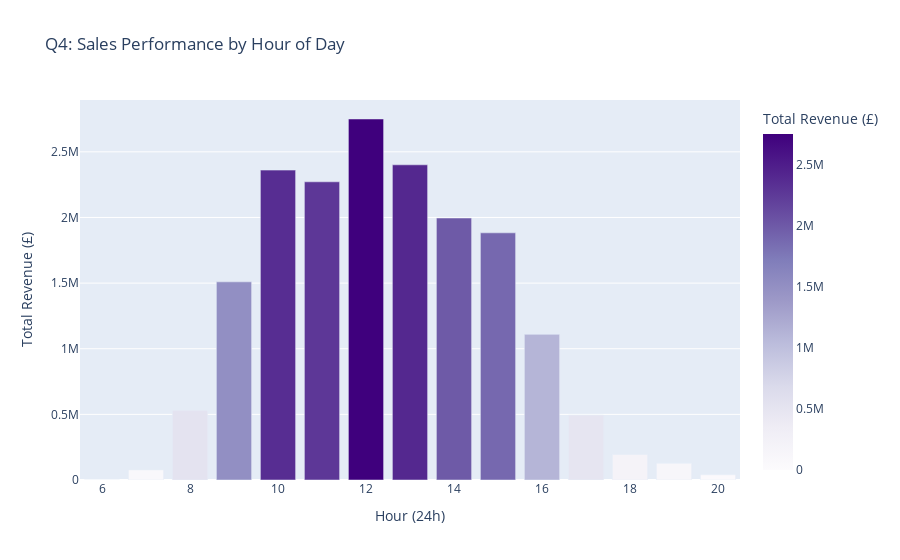

The cell this chart's notebook holds for it:
### Code cell
# Q4: Hourly Sales Pattern : Extract the 'Hour' from InvoiceDate and analyze peak trading times.

# 1. Extract Hour
df_sales['Hour'] = df_sales['InvoiceDate'].dt.hour

# 2. Aggregation: Group by Hour and sum TotalAmount
hourly_sales = df_sales.groupby('Hour')['TotalAmount'].sum().reset_index()

# 3. Plot Bar Chart
fig4 = px.bar(hourly_sales, 
              x='Hour', 
              y='TotalAmount', 
              title='Q4: Sales Performance by Hour of Day',
              labels={'TotalAmount': 'Total Revenue (£)', 'Hour': 'Hour (24h)'},
              color='TotalAmount',
              color_continuous_scale='Purples')
fig4.show()

### Figure 1 — Plotly figure (JSON) as saved in the notebook; plotly's stock layout.template omitted (floating-point values rounded to 4 significant figures)
{"data": [{"hovertemplate": "Hour (24h)=%{x}<br>Total Revenue (£)=%{marker.color}<extra></extra>", "legendgroup": "", "marker": {"color": [4.25, 76210.0, 528900.0, 1510000.0, 2361000.0, 2272000.0, 2750000.0, 2401000.0, 1996000.0, 1883000.0, 1110000.0, 495200.0, 194500.0, 127000.0, 39610.0], "coloraxis": "coloraxis", "pattern": {"shape": ""}}, "name": "", "orientation": "v", "showlegend": false, "textposition": "auto", "type": "bar", "x": [6, 7, 8, 9, 10, 11, 12, 13, 14, 15, 16, 17, 18, 19, 20], "xaxis": "x", "y": [4.25, 76210.0, 528900.0, 1510000.0, 2361000.0, 2272000.0, 2750000.0, 2401000.0, 1996000.0, 1883000.0, 1110000.0, 495200.0, 194500.0, 127000.0, 39610.0], "yaxis": "y"}], "layout": {"barmode": "relative", "coloraxis": {"colorbar": {"title": {"text": "Total Revenue (£)"}}, "colorscale": [[0, "rgb(252,251,253)"], [0.125, "rgb(239,237,245)"], [0.25, "rgb(218,218,235)"], [0.375, "rgb(188,189,220)"], [0.5, "rgb(158,154,200)"], [0.625, "rgb(128,125,186)"], [0.75, "rgb(106,81,163)"], [0.875, "rgb(84,39,143)"], [1, "rgb(63,0,125)"]]}, "legend": {"tracegroupgap": 0}, "title": {"text": "Q4: Sales Performance by Hour of Day"}, "xaxis": {"anchor": "y", "domain": [0, 1], "title": {"text": "Hour (24h)"}}, "yaxis": {"anchor": "x", "domain": [0, 1], "title": {"text": "Total Revenue (£)"}}}}
